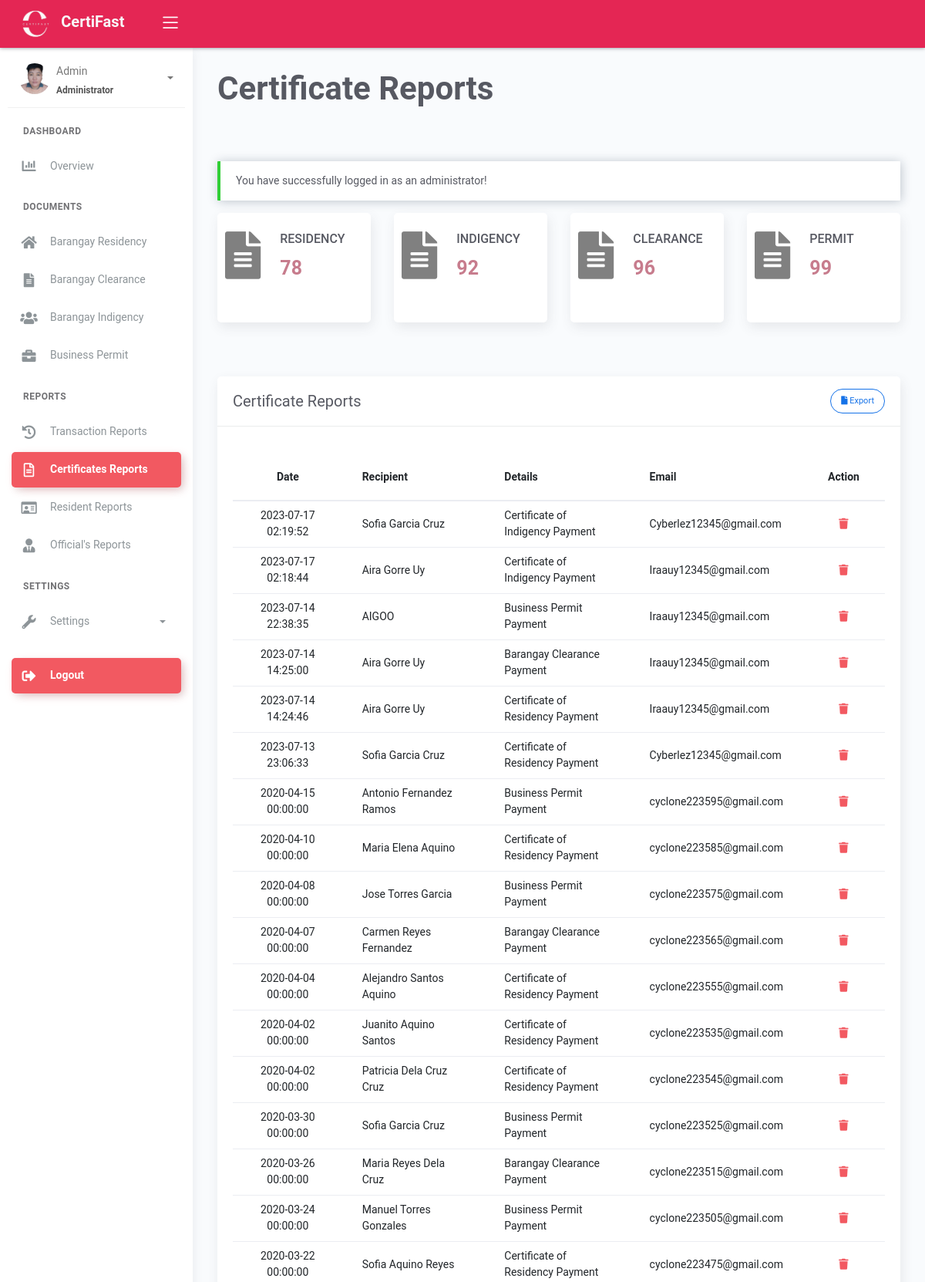
/certificates_reports.php (signed in, upper part), run on the app's committed database.
### tables this page shows
CREATE TABLE `tblpayments` (
  `id` int(11) NOT NULL AUTO_INCREMENT,
  `details` varchar(100) DEFAULT NULL,
  `amounts` decimal(10,2) DEFAULT NULL,
  `date` datetime DEFAULT NULL,
  `user` varchar(50) DEFAULT NULL,
  `name` varchar(50) DEFAULT NULL,
  `email` varchar(50) NOT NULL,
  PRIMARY KEY (`id`)
);

### certificates_reports.php (the view, shortened to what this page needs)
<?php include 'server/server.php' ?>
<?php
    $query = "SELECT COUNT(details) as clearance FROM tblpayments WHERE details = 'Barangay Clearance Payment'";
    $revenue1 = $conn->query($query)->fetch_assoc();
    $sql1 = "SELECT COUNT(details) as residency FROM tblpayments WHERE details = 'Certificate of Residency Payment'";
    $result1 = $conn->query($sql1);
    $row1 = $result1->fetch_assoc();
    $residencyCount = $row1['residency'];
	$query2 = "SELECT COUNT(details) as indigency FROM tblpayments WHERE details = 'Certificate of Indigency Payment'";
	$revenue3 = $conn->query($query2)->fetch_assoc();
    $query3 = "SELECT COUNT(details) as permit FROM tblpayments WHERE details = 'Business Permit Payment'";
    $revenue2 = $conn->query($query3)->fetch_assoc();
    $sql = "SELECT * FROM tblpayments ORDER BY `date` DESC";
    $result = $conn->query($sql);
    $revenue = array();
	while($row = $result->fetch_assoc()){
		$revenue[] = $row;
	}
?>
<!DOCTYPE html>
<html lang="en">
<head>
	<?php include 'templates/header.php' ?>
  <link rel="stylesheet" href="https://code.jquery.com/ui/1.13.1/themes/base/jquery-ui.css">
</head>
<body>
<?php include 'templates/header.php' ?>
	<div class="wrapper">
		<?php include 'templates/main-header.php' ?>
		<?php include 'templates/sidebar.php' ?>
		<div class="main-panel">
			<div class="content">
				<div class="panel-header">
					<div class="page-inner">
						<div class="d-flex align-items-left align-items-md-center flex-column flex-md-row">
							<div>
								<h1 class="text-center fw-bold" style="font-size: 300%;">Certificate Reports</h1>
							</div>
						</div>
					</div>
				</div>
					<div class="page-inner mt-2">
						<?php if(isset($_SESSION['message'])): ?>
								<div class="alert alert-<?= $_SESSION['success']; ?> <?= $_SESSION['success']=='danger' ? 'bg-danger text-light' : null ?>" role="alert">
									<?php echo $_SESSION['message']; ?>
								</div>
						<?php endif ?>
                        <div class="row">
                            <div class="col-md-3">
                                <div class="card card-stats card card-round">
                                    <div class="card-body">
                                        <div class="row">
                                            <div class="col-4">
                                                <div class="icon-big text-center">
                                                    <i class="fas fa-file-alt fa-2x" style="color: gray;"></i>
                                                </div>
                                            </div>
                                            <div class="col-2 col-stats">
                                                <div class="numbers mt-2">
                                                    <h2 class="text-uppercase" style="font-size: 16px;">Residency</h2>
                                                    <h3 class="fw-bold" style="font-size: 25px; color: #C77C8D;"><?= number_format($residencyCount)?></h3>
                                                </div>
                                            </div>
                                        </div>
                                        <div class="card-body">
                                        </div>
                                    </div>
                                </div>
                            </div>
                            <div class="col-md-3">
                                <div class="card card-stats card card-round" >
                                    <div class="card-body">
                                        <div class="row">
                                            <div class="col-4">
                                                <div class="icon-big text-center">
                                                    <i class="fas fa-file-alt fa-2x" style="color: gray;"></i>
                                                </div>
                                            </div>
                                            <div class="col-2 col-stats">
                                                <div class="numbers mt-2">
                                                    <h2 class="text-uppercase" style="font-size: 16px;">Indigency</h2>
                                                    <h3 class="fw-bold" style="font-size: 25px; color: #C77C8D;"><?= number_format($revenue3['indigency'])?></h3>
                                                </div>
                                            </div>
                                        </div>
                                        <div class="card-body">
                                        </div>
                                    </div>
                                </div>
                            </div>
                            <div class="col-md-3">
                                <div class="card card-stats card-round">
                                    <div class="card-body">
                                        <div class="row">
                                            <div class="col-4">
                                                <div class="icon-big text-center">
                                                    <i class="fas fa-file-alt fa-2x" style="color: gray;"></i>
                                                </div>
                                            </div>
                                            <div class="col-2 col-stats">
                                                <div class="numbers mt-2">
                                                    <h3 class="text-uppercase" style="font-size: 16px;">Clearance</h3>
                                                    <h5 class="fw-bold text-uppercase" style="font-size: 25px; color: #C77C8D;"><?= number_format($revenue1['clearance']) ?></h5>
                                                </div>
                                            </div>
                                        </div>
                                        <div class="card-body">
                                        </div>
                                    </div>
                                </div>
                            </div>
                            <div class="col-md-3">
                                <div class="card card-stats card-round">
                                    <div class="card-body">
                                        <div class="row">
                                            <div class="col-4">
                                                <div class="icon-big text-center">
                                                    <i class="fas fa-file-alt fa-2x" style="color: gray;"></i>
                                                </div>
                                            </div>
                                            <div class="col-2 col-stats">
                                                <div class="numbers mt-2">
                                                    <h2 class="text-uppercase" style="font-size: 16px;">Permit</h2>
                                                    <h3 class="fw-bold text-uppercase" style="font-size: 25px; color: #C77C8D;"><?= number_format($revenue2['permit']) ?></h3>
                                                </div>
                                            </div>
                                        </div>
                                        <div class="card-body">
                                        </div>
                                    </div>
                                </div>
                            </div>
					    </div>
					</div>
                    <div class="page-inner">
                        <div class="row mt--2">
                            <div class="col-md-12">
                                <div class="card">
                                    <div class="card-header">
                                        <div class="card-head-row">
                                            <div class="card-title">Certificate Reports</div>
                                            <?php if(isset($_SESSION['username'])):?>
                                            <div class="card-tools">
                                                <a id="csv" class="btn btn-primary btn-border btn-round btn-sm">
                                                    <i class="fa fa-file"></i>
                                                    Export
                                                </a>
                                            </div>
                                            <?php endif ?>
                                            </div>
                                        </div>
                                    <div class="card-body">
                                        <div class="table-responsive mt-3">
                                            <table id="revenuetable" class="table">
                                                <thead>
                                                    <tr>
                                                        <th class="text-center" scope="col">Date</th>
                                                        <th scope="col">Recipient</th>
                                                        <th scope="col">Details</th>
                                                        <th scope="col">Email</th>
                                                        <th class="text-center" scope="col">Action</th>
                                                    </tr>
                                                </thead>
                                                <tbody>
                                                    <?php if(!empty($revenue)): ?>
                                                        <?php $no=1; foreach($revenue as $row): ?>
                                                        <tr>
                                                            <td class="text-center"><?= $row['date'] ?></td>
                                                            <td><?= $row['name'] ?></td>
                                                            <td><?= $row['details'] ?></td>
                                                            <td><?= $row['email'] ?></td>
                                                            <td class="text-center">
                                                                <div class="form-button-action">
                                                                    <?php if(isset($_SESSION['username']) && $_SESSION['role']=='administrator'):?>
                                                                    <a type="button" data-toggle="tooltip" href="model/remove_payment.php?id=<?= $row['id'] ?>" onclick="return confirm('Are you sure you want to delete this data?');" class="btn btn-link btn-danger" data-original-title="Remove">
                                                                        <i class="fas fa-trash"></i>
                                                                    </a>
                                                                    <?php endif ?>
                                                                </div>
                                                            </td>
                                                        </tr>
                                                        <?php $no++; endforeach ?>
                                                    <?php endif ?>
                                                </tbody>
                                            </table>
                                        </div>
                                    </div>
                                </div>
                            </div>
                        </div>
                    </div>
				</div>
	        </div>
	    </div>
</body>
</html>

### data on the page
tblpayments: date "2023-07-17 02:19:52", name "Sofia Garcia Cruz", details "Certificate of Indigency Payment", email "Cyberlez12345@gmail.com"
tblpayments: date "2023-07-17 02:18:44", name "Aira Gorre Uy", details "Certificate of Indigency Payment", email "Iraauy12345@gmail.com"
tblpayments: date "2023-07-14 22:38:35", name "AIGOO", details "Business Permit Payment", email "Iraauy12345@gmail.com"
tblpayments: date "2023-07-14 14:25:00", name "Aira Gorre Uy", details "Barangay Clearance Payment", email "Iraauy12345@gmail.com"
tblpayments: date "2023-07-14 14:24:46", name "Aira Gorre Uy", details "Certificate of Residency Payment", email "Iraauy12345@gmail.com"
tblpayments: date "2023-07-13 23:06:33", name "Sofia Garcia Cruz", details "Certificate of Residency Payment", email "Cyberlez12345@gmail.com"
tblpayments: date "2020-04-15 00:00:00", name "Antonio Fernandez Ramos", details "Business Permit Payment", email "cyclone223595@gmail.com"
tblpayments: date "2020-04-10 00:00:00", name "Maria Elena Aquino", details "Certificate of Residency Payment", email "cyclone223585@gmail.com"
tblpayments: date "2020-04-08 00:00:00", name "Jose Torres Garcia", details "Business Permit Payment", email "cyclone223575@gmail.com"
tblpayments: date "2020-04-07 00:00:00", name "Carmen Reyes Fernandez", details "Barangay Clearance Payment", email "cyclone223565@gmail.com"
tblpayments: date "2020-04-04 00:00:00", name "Alejandro Santos Aquino", details "Certificate of Residency Payment", email "cyclone223555@gmail.com"
tblpayments: date "2020-04-02 00:00:00", name "Juanito Aquino Santos", details "Certificate of Residency Payment", email "cyclone223535@gmail.com"
tblpayments: date "2020-04-02 00:00:00", name "Patricia Dela Cruz Cruz", details "Certificate of Residency Payment", email "cyclone223545@gmail.com"
tblpayments: date "2020-03-30 00:00:00", name "Sofia Garcia Cruz", details "Business Permit Payment", email "cyclone223525@gmail.com"
tblpayments: date "2020-03-26 00:00:00", name "Maria Reyes Dela Cruz", details "Barangay Clearance Payment", email "cyclone223515@gmail.com"
tblpayments: date "2020-03-24 00:00:00", name "Manuel Torres Gonzales", details "Business Permit Payment", email "cyclone223505@gmail.com"
tblpayments: date "2020-03-22 00:00:00", name "Sofia Aquino Reyes", details "Certificate of Residency Payment", email "cyclone223475@gmail.com"

### other printed values
$_SESSION['username'] "Admin"
$_SESSION['role'] "Administrator"
$_SESSION['message'] "You have successfully logged in as an administrator!"
$residencyCount "78"
$revenue3['indigency'] "92"
$revenue1['clearance'] "96"
$revenue2['permit'] "99"
